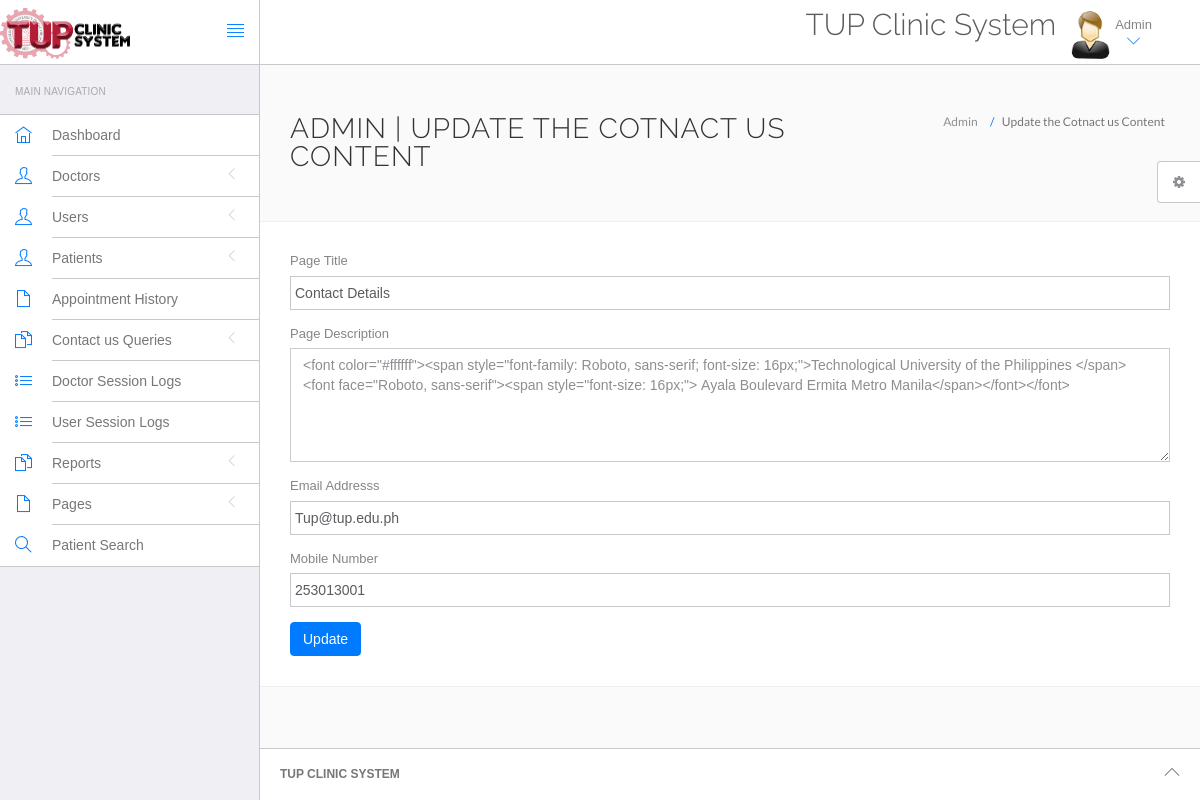
Page /hms/admin/contact.php (signed in) on the committed database.
### tables this page shows
CREATE TABLE `tblpage` (
  `ID` int(10) NOT NULL,
  `PageType` varchar(200) DEFAULT NULL,
  `PageTitle` varchar(200) DEFAULT NULL,
  `PageDescription` mediumtext DEFAULT NULL,
  `Email` varchar(120) DEFAULT NULL,
  `MobileNumber` bigint(10) DEFAULT NULL,
  `UpdationDate` timestamp NULL DEFAULT current_timestamp(),
  `OpenningTime` varchar(255) DEFAULT NULL
);

### hms/admin/contact.php (the view, shortened to what this page needs)
<?php
include('include/config.php');
if(strlen($_SESSION['id']==0)) {
 header('location:logout.php');
  } else{
?>
<!DOCTYPE html>
<html lang="en">
	<head>
		<link rel="stylesheet" href="vendor/bootstrap/css/bootstrap.min.css">
		<link rel="stylesheet" href="vendor/fontawesome/css/font-awesome.min.css">
		<link rel="stylesheet" href="vendor/themify-icons/themify-icons.min.css">
		<link href="vendor/animate.css/animate.min.css" rel="stylesheet" media="screen">
		<link href="vendor/perfect-scrollbar/perfect-scrollbar.min.css" rel="stylesheet" media="screen">
		<link href="vendor/switchery/switchery.min.css" rel="stylesheet" media="screen">
		<link href="vendor/bootstrap-touchspin/jquery.bootstrap-touchspin.min.css" rel="stylesheet" media="screen">
		<link href="vendor/select2/select2.min.css" rel="stylesheet" media="screen">
		<link href="vendor/bootstrap-datepicker/bootstrap-datepicker3.standalone.min.css" rel="stylesheet" media="screen">
		<link href="vendor/bootstrap-timepicker/bootstrap-timepicker.min.css" rel="stylesheet" media="screen">
		<link rel="stylesheet" href="assets/css/styles.css">
		<link rel="stylesheet" href="assets/css/plugins.css">
		<link rel="stylesheet" href="assets/css/themes/theme-1.css" id="skin_color" />
	</head>
	<body>
		<div id="app">
<?php include('include/sidebar.php');?>
			<div class="app-content">
					<?php include('include/header.php');?>
				<div class="main-content" >
					<div class="wrap-content container" id="container">
						<section id="page-title">
							<div class="row">
								<div class="col-sm-8">
									<h1 class="mainTitle">Admin  | Update the Cotnact us Content</h1>
																	</div>
								<ol class="breadcrumb">
									<li>
										<span>Admin </span>
									</li>
									<li class="active">
										<span>Update the Cotnact us Content</span>
									</li>
								</ol>
							</div>
						</section>
						<div class="container-fluid container-fullw bg-white">
									<div class="row">
								<div class="col-md-12">
          <form class="forms-sample" method="post">
                    <?php
$ret=mysqli_query($con,"select * from  tblpage where PageType='contactus'");
while ($row=mysqli_fetch_array($ret)) {
?>
                    <div class="form-group">
                       <label for="exampleInputUsername1">Page Title</label>
                      <input id="pagetitle" name="pagetitle" type="text" class="form-control" required="true" value="<?php  echo $row['PageTitle'];?>">
                    </div>
                    <div class="form-group">
                      <label for="exampleInputEmail1">Page Description</label>
                      <textarea class="form-control" name="pagedes" id="pagedes" rows="5"><?php  echo $row['PageDescription'];?></textarea>
                    </div>
                    <div class="form-group">
                      <label for="exampleInputUsername1">Email Addresss</label>
                     <input type="email" class="form-control" name="email" value="<?php  echo $row['Email'];?>" required='true'>
                    </div>
                    <div class="form-group">
                      <label for="exampleInputUsername1">Mobile Number</label>
                     <input type="text" class="form-control" name="mobnum" value="<?php  echo $row['MobileNumber'];?>" required='true' maxlength="10" pattern='[0-9]+'>
                    </div>
                    <?php } ?>
                    <button type="submit" class="btn btn-primary mr-2" name="submit">Update</button>
                  </form>
								</div>
							</div>
								</div>
					</div>
				</div>
			</div>
	<?php include('include/footer.php');?>
	<?php include('include/setting.php');?>
		</div>
	</body>
</html>
<?php } ?>

### hms/admin/assets/css/themes/theme-1.css (style rules this page uses)
body { background: #FAFAFA; }

### rows in the picture
tblpage: pagetitle "Contact Details", pagedes "<font color=\"#ffffff\"><span style=\"font-family: Roboto, sans-serif; font-size: 16px;\">Technological University of the Philippines </span><font face=\"Roboto, sans-serif\"><span style=\"font-size: 16px;\"> Ayala Boulevard Ermita Metro Manila</span></font></font>", email "Tup@tup.edu.ph", mobnum "253013001"
